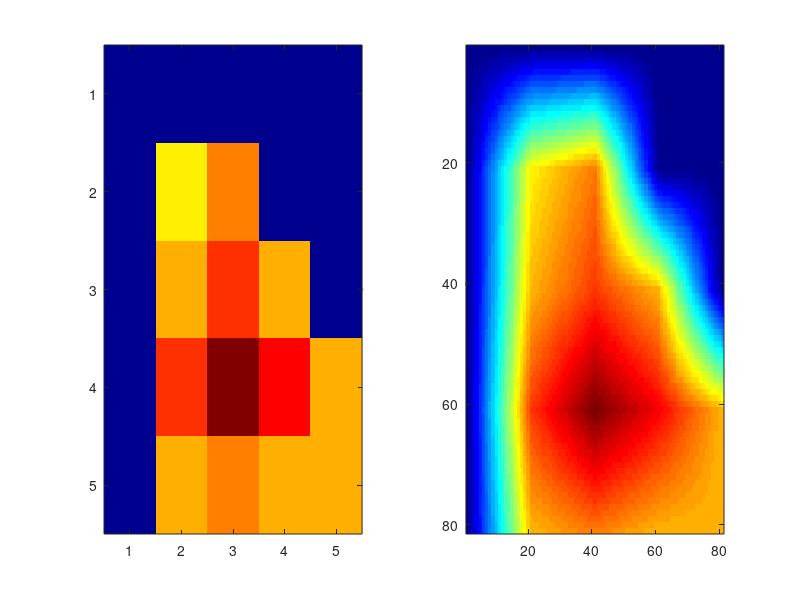
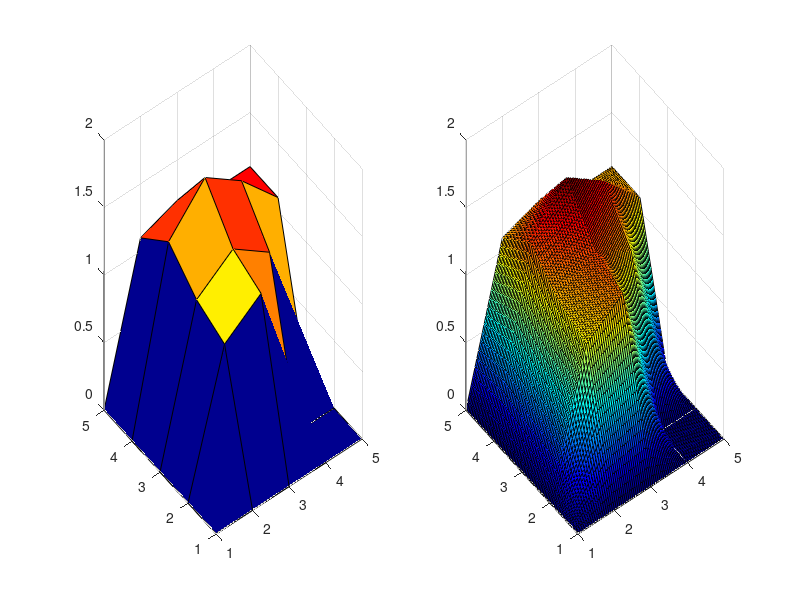

Recreate these plots in MATLAB, in order.
%% Author: Lu, Chia-Feng 2014.01.02
clear, clc, close all

%% initialize data
method='spline'; 
%%% the method of 2-D interpolation
% nearest: Nearest neighbor interpolation
% linear: Linear interpolation (default)
% spline: Cubic spline interpolation

interpRes=0.05;  % the resolution used for 2-D interpolation

%%% generate a 5 x 5 mesh and data value
[X,Y]=meshgrid(1:5,1:5);
V=zeros(5);
V(2,2)=1; V(2,3)=1.2; V(3,2)=1.1; V(3,3)=1.3; V(3,4)=1.1;
V(4,2)=1.3;V(4,3)=1.6;V(4,4)=1.4;V(4,5)=1.1;
V(5,2)=1.1;V(5,3)=1.2;V(5,4)=1.1;V(5,5)=1.1;

%% interpolate the data 
[Xf,Yf]=meshgrid(1:interpRes:5,1:interpRes:5);
Vf=interp2(X,Y,V,Xf,Yf);

figure,
colormap("jet")
subplot(1,2,1),imagesc(V)
subplot(1,2,2),imagesc(Vf)

figure,
colormap("jet")
subplot(1,2,1),surf(X,Y,V)
subplot(1,2,2),surf(Xf,Yf,Vf)
